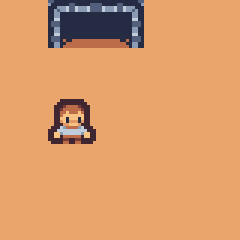

Rendered tile map (Tiled .tmx) drawn with the repository's tilesets; below, a short description and the map source with its tile grids summarised:
An orthogonal 5x5 tile map with 48x48 px tiles, 11 tile layers (Ground, Finish, Walls, Collision, ...).

<map version="1.10" tiledversion="1.11.2" orientation="orthogonal" renderorder="right-down" width="5" height="5" tilewidth="48" tileheight="48" infinite="0" nextlayerid="14" nextobjectid="1">
 <tileset firstgid="1" name="tilemap" tilewidth="48" tileheight="48" spacing="3" tilecount="132" columns="12">
  <image source="tilemap.png" width="609" height="558" />
 </tileset>
 <layer id="1" name="Ground" width="5" height="5">
  <data>[25 cells, 25 non-empty, 1 distinct tile ids]</data>
 </layer>
 <layer id="2" name="Finish" width="5" height="5">
  <data>[25 cells, 2 non-empty, 2 distinct tile ids]</data>
 </layer>
 <layer id="4" name="Walls" width="5" height="5">
  <data>[25 cells, 0 non-empty, 0 distinct tile ids]</data>
 </layer>
 <layer id="5" name="Collision" width="5" height="5">
  <data>[25 cells, 0 non-empty, 0 distinct tile ids]</data>
 </layer>
 <layer id="6" name="Start" width="5" height="5">
  <data>[25 cells, 1 non-empty, 1 distinct tile ids]</data>
 </layer>
 <layer id="7" name="Warrior" width="5" height="5">
  <data>[25 cells, 0 non-empty, 0 distinct tile ids]</data>
 </layer>
 <layer id="8" name="Barbarian" width="5" height="5">
  <data>[25 cells, 0 non-empty, 0 distinct tile ids]</data>
 </layer>
 <layer id="9" name="Archer" width="5" height="5">
  <data>[25 cells, 0 non-empty, 0 distinct tile ids]</data>
 </layer>
 <layer id="11" name="Spikes" width="5" height="5">
  <data>[25 cells, 0 non-empty, 0 distinct tile ids]</data>
 </layer>
 <layer id="12" name="Medals" width="5" height="5">
  <data>[25 cells, 0 non-empty, 0 distinct tile ids]</data>
 </layer>
 <layer id="13" name="Decorations" width="5" height="5">
  <data>[25 cells, 0 non-empty, 0 distinct tile ids]</data>
 </layer>
</map>
